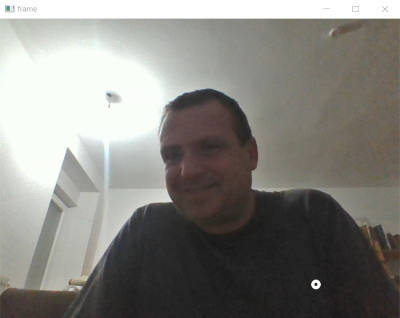
#> input picture img/01-bouncing_ball_and_webcam_image.jpg, 400 x 318 px, given in place of the camera
$ python pongocv.py
#> lines starting #> are read from the running program, lines starting #| are printed output that depends on the picture; after the words box and inside, x2 and y2 are one past the last pixel; in counts of white or black regions, pixels touching at a corner belong together
#!/usr/bin/env python3
# -*- coding: utf-8 -*-
"""
PongOCV

PongOCV is a solo Pong or Breakout alike game using Computer Vision via
live Webcam (e.g. camera from your notebook) to control your paddle.

Third Party Dependencies:
    Computer Vision Library OpenCV, https://opencv.org/

Copyright (c) 2021, Oliver Merkel.
Please see the AUTHORS file for details.
All rights reserved.

Use of this code is governed by a
MIT license that can be found in the LICENSE file.
"""

import cv2

major, minor, patchlevel = cv2.__version__.split(".")
assert major == "4", "Could not import OpenCV version 4"

def callback(x):
    pass

class PongOCV:

    def initUi(self):
        self.cam = cv2.VideoCapture(0)
        self.score = { "font": cv2.FONT_HERSHEY_SIMPLEX,
            "bottomLeft": (10, 40),
            "fontScale": 1,
            "fontColor": (255,255,255),
            "lineType": 2,
            "value": 0 }
        cv2.namedWindow( "Control", cv2.WINDOW_AUTOSIZE )
        cv2.createTrackbar( "lowerHue", "Control", 1, 255, callback)
        cv2.createTrackbar( "upperHue", "Control", 1, 255, callback)
        cv2.createTrackbar( "lowerSat", "Control", 1, 255, callback)
        cv2.createTrackbar( "upperSat", "Control", 1, 255, callback)
        cv2.createTrackbar( "lowerVal", "Control", 1, 255, callback)
        cv2.createTrackbar( "upperVal", "Control", 1, 255, callback)
        """
        blue default paddle control color
        """
        cv2.setTrackbarPos( "lowerHue", "Control", 80 )
        cv2.setTrackbarPos( "upperHue", "Control", 130 )
        cv2.setTrackbarPos( "lowerSat", "Control", 5 )
        cv2.setTrackbarPos( "upperSat", "Control", 100 )
        cv2.setTrackbarPos( "lowerVal", "Control", 125 )
        cv2.setTrackbarPos( "upperVal", "Control", 215 )

    def initCamera(self):
        ret, frame = self.cam.read()
#> frame is the input picture: shape (318, 400, 3); mean B, G, R 127.9, 132.6, 133.9
        self.frameSizeY, self.frameSizeX, frameChannels = frame.shape
#> self.frameSizeY = 318; self.frameSizeX = 400; frameChannels = 3

    def initObjects(self):
        self.ball = { "x": 5, "y": 5, "dx": 5, "dy": 5, "radius": 5 }
        self.paddle = { "x": 40, "y": self.frameSizeY-10, "dx": 5, "dy": 5,
            "sizex": 60, "decay": 20 }

    def release(self):
        self.cam.release()
        cv2.destroyAllWindows()

    def updateObjects(self):
        self.ball["x"] = self.ball["x"] + self.ball["dx"]
        self.ball["y"] = self.ball["y"] + self.ball["dy"]
        if self.ball["x"] < 0 or self.ball["x"] > self.frameSizeX:
            self.ball["dx"] = -self.ball["dx"]
        if self.ball["y"] < 0:
            self.ball["dy"] = -self.ball["dy"]
        if self.ball["y"] > self.frameSizeY:
            self.ball["dy"] = -self.ball["dy"]
        if self.ball["y"] >= self.paddle["y"]:
            self.ball["dy"] = -self.ball["dy"]
            if self.paddle["x"] < self.ball["x"] and \
                self.ball["x"] < self.paddle["x"] + self.paddle["sizex"]:
                self.score["value"] = self.score["value"] + 10

    def drawObjects(self, frame):
        # draw ball
        cv2.circle(frame, ( self.ball["x"], self.ball["y"] ), self.ball["radius"], (255, 255, 255), thickness=3)

        # draw paddle
        cv2.rectangle(frame, (int(self.paddle["x"]), self.paddle["y"]),
             (int(self.paddle["x"]+self.paddle["sizex"]), self.paddle["y"]+5), (255, 255, 255), thickness=3)

        cv2.putText(frame, str(self.score["value"]),
            self.score["bottomLeft"],
            self.score["font"],
            self.score["fontScale"],
            self.score["fontColor"],
            self.score["lineType"])
        cv2.imshow("frame", frame)

    def showTestImage(self):
        ret, frame = self.cam.read()
        frameHSV = frame.copy()
        frameHSV = cv2.cvtColor(frameHSV, cv2.COLOR_BGR2HSV)
#> frameHSV: shape (318, 400, 3); mean H, S, V 34.6, 18.6, 135.3
        y3 = int(self.frameSizeY/3)
#> y3 = 106
        bars = 16
        barwidth = int(self.frameSizeX/bars)
#> barwidth = 25
        for n in range(bars):
            tmp = frameHSV[0:y3, n*barwidth:(n+1)*barwidth]
            tmp[:, :] = (int(256/bars*n), 255, 255)
            tmp = frameHSV[y3:2*y3, n*barwidth:(n+1)*barwidth]
            tmp[:, :] = (130, int(256/bars*n), 255)
            tmp = frameHSV[2*y3:self.frameSizeY, n*barwidth:(n+1)*barwidth]
            tmp[:, :] = (130, 255, int(256/bars*n))
#> tmp: shape (106, 25, 3); mean H, S, V 130, 255, 240
        frameHSV = cv2.cvtColor(frameHSV, cv2.COLOR_HSV2BGR)
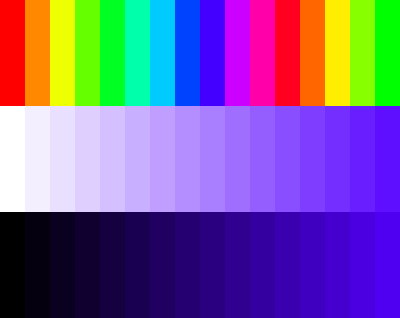
#> frameHSV: shape (318, 400, 3); mean B, G, R 154.7, 92.2, 118.9
        cv2.imshow("Hue Saturation Value - blueish", frameHSV)

    def run(self):
        self.initUi()
        self.initCamera()
        self.initObjects()
        key = 0
        self.showTestImage()
        while key!=27 and self.cam.isOpened():
            ret, frame = self.cam.read()
            # horizontal mirror (notebook webcam and display used like a mirror)
            frameRGB = frame.copy()
            frameRGB = cv2.flip(frame, 1)
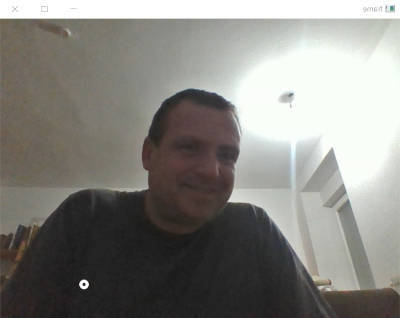
#> frameRGB: shape (318, 400, 3); mean B, G, R 127.9, 132.6, 133.9

            # horizontal mirror (notebook webcam and display used like a mirror)
            frameHSV = frame.copy()
            frameHSV = cv2.flip(frame, 1)
            # convert to HSV to ease filtering for color range
            frameHSV = cv2.cvtColor(frameHSV, cv2.COLOR_BGR2HSV)
#> frameHSV: shape (318, 400, 3); mean H, S, V 34.6, 18.6, 135.3

            poiX, poiY = ( int(self.frameSizeX / 2),  int(self.frameSizeY / 4) )
#> poiX = 200; poiY = 79
            cv2.circle(frameRGB, (poiX, poiY), 5, (255, 255, 255), thickness=1)
#> frameRGB: shape (318, 400, 3); 0.02% of pixels changed, all inside (x1, y1, x2, y2) = (195, 74, 206, 85)
            hsv = frameHSV[poiY, poiX]
#> hsv = [55, 8, 182]
            print("HSV:", hsv)
#| HSV: [ 55   8 182]

            self.targetColor = {
                "lower" : (cv2.getTrackbarPos("lowerHue", "Control"),
                           cv2.getTrackbarPos("lowerSat", "Control"),
                           cv2.getTrackbarPos("lowerVal", "Control")),
                "upper" : (cv2.getTrackbarPos("upperHue", "Control"),
                           cv2.getTrackbarPos("upperSat", "Control"),
                           cv2.getTrackbarPos("upperVal", "Control")) }
            mask = cv2.inRange(frameHSV,
                               self.targetColor['lower'],
                               self.targetColor['upper'])
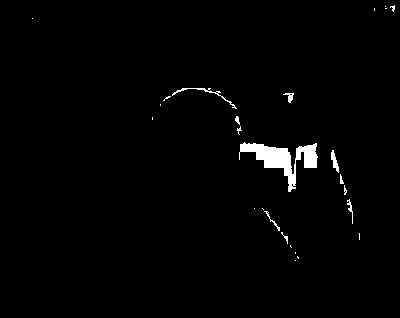
#> mask: shape (318, 400); 1.5% white; 26 white regions (17 under 20 px)

            # get contours in mask holding target color parts
            contours, _ = cv2.findContours(mask, cv2.RETR_EXTERNAL, cv2.CHAIN_APPROX_SIMPLE)
#> contours = 26 contours, 21 with area under 20; largest, box (x1, y1, x2, y2) and area: (239, 142, 318, 192) 1229, (331, 150, 339, 173) 64, (172, 88, 237, 109) 58, (283, 93, 294, 103) 36, (264, 211, 280, 231) 21

            # determine biggest contour in terms of contour area size
            if len(contours) > 0:
                controlObject = max(contours, key=cv2.contourArea)
#> controlObject = contour of 104 points, box (x1, y1, x2, y2) (239, 142, 318, 192), area 1229

                # draw bounding box
                x, y, w, h = cv2.boundingRect(controlObject)
#> x = 239; y = 142; w = 79; h = 50
                cv2.rectangle(frameRGB, (x, y), (x+w, y+h), (255, 255, 255), thickness=3)
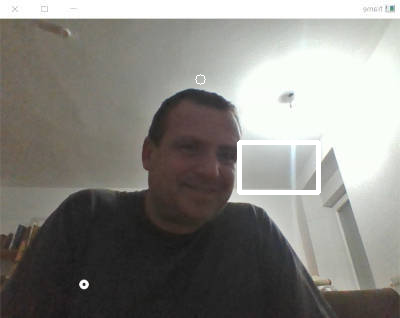
#> frameRGB: shape (318, 400, 3); mean B, G, R 128.6, 133.1, 134.6
                try:
                    paddle_target_x = (x/(self.frameSizeX-w)) * (self.frameSizeX-self.paddle["sizex"])
#> paddle_target_x = 253.1
                    # correction due to integer arithmetics
                    paddle_target_x = paddle_target_x + \
                        self.paddle["decay"] * paddle_target_x / self.frameSizeX
#> paddle_target_x = 265.8
                except ZeroDivisionError:
                    # width of detected colored object covers complete screen width
                    paddle_target_x = 0
                self.paddle["x"] = int(
                    (self.paddle["decay"] * self.paddle["x"] + paddle_target_x) /
                    (self.paddle["decay"] + 1))
            self.updateObjects()
            self.drawObjects( frameRGB )
#> in drawObjects, `cv2.putText(frame, str(self.score["value"]), self.score["bottomLeft"],..`:
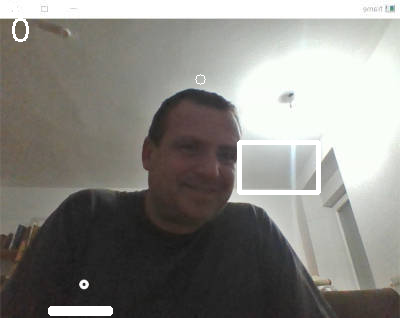
#> frame: shape (318, 400, 3); mean B, G, R 129.9, 134.5, 135.9

            key = cv2.waitKey(1) & 0xff
#> (key Esc is pressed here)
        self.release()

if '__main__' == __name__:
    instance = PongOCV()
    instance.run()

$ run again, on img/02-full_PongOCV_game.jpg
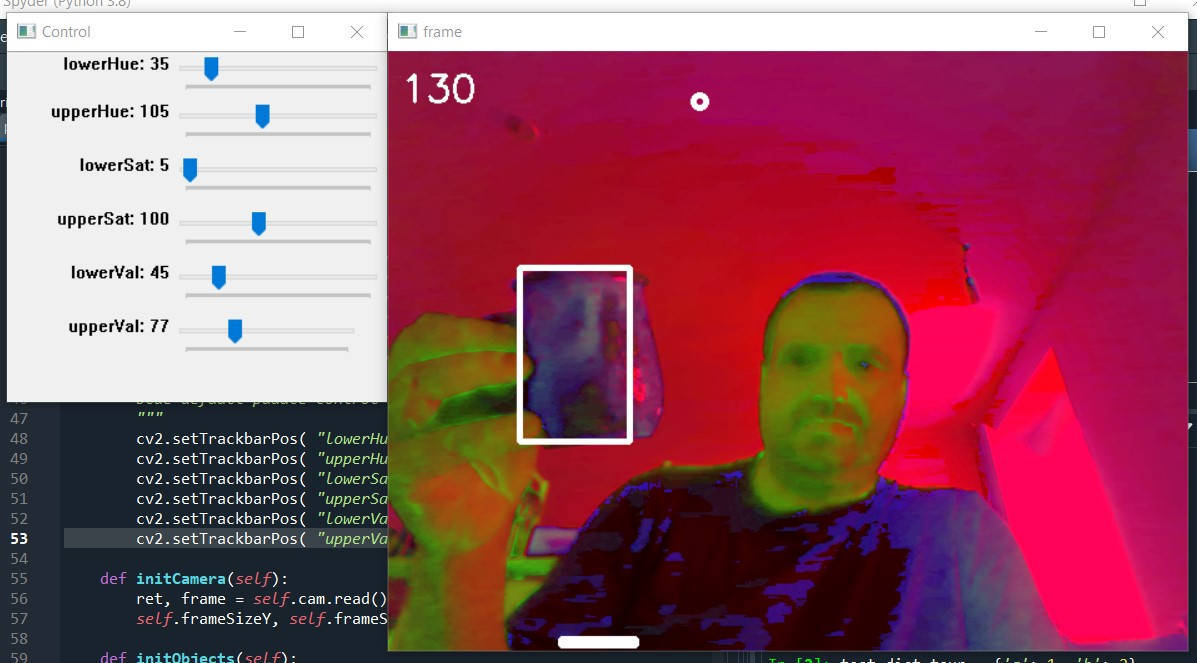
#> input picture img/02-full_PongOCV_game.jpg, 1197 x 663 px, given in place of the camera
#> in initCamera, frame is the input picture: shape (663, 1197, 3); mean B, G, R 99.6, 82.5, 150.4
#> hsv = [176, 241, 161]
#| HSV: [176 241 161]
#> in run, `mask = cv2.inRange(frameHSV, self.targetColor['lower'], self.targetCol..`:
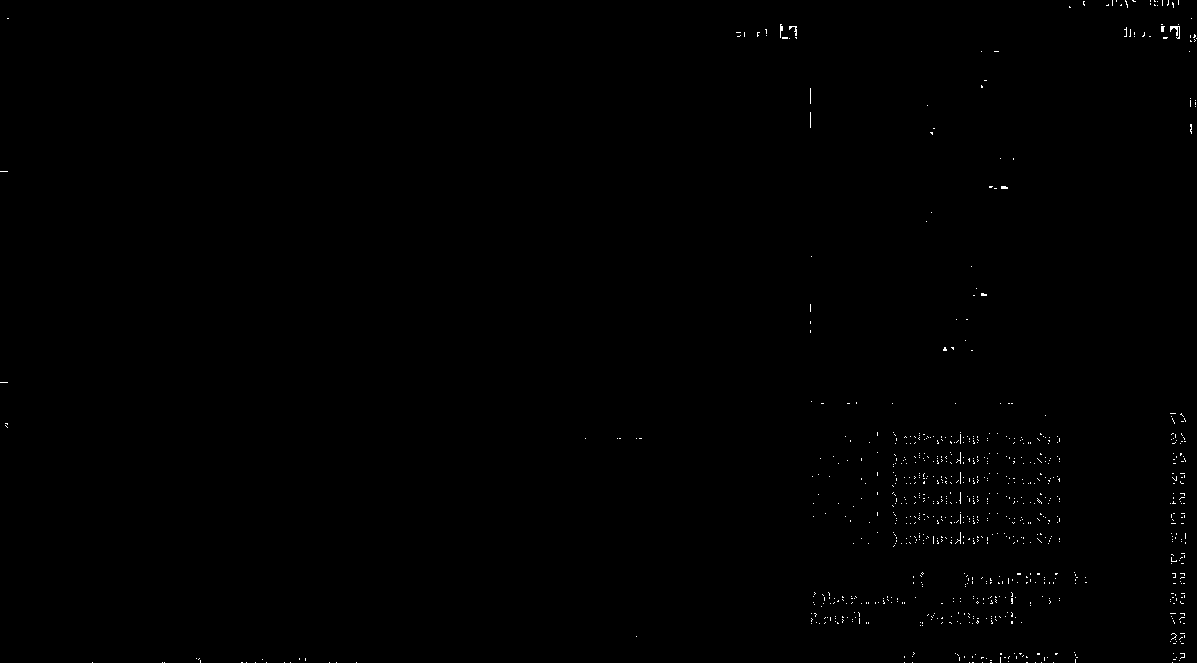
#> mask: shape (663, 1197); 0.27% white in thin lines or dots
#> contours = 854 contours, 853 with area under 20; largest, box (x1, y1, x2, y2) and area: (1170, 26, 1180, 39) 22
#> controlObject = contour of 19 points, box (x1, y1, x2, y2) (1170, 26, 1180, 39), area 22
#> x = 1170; y = 26; w = 10; h = 13
#> in run, `paddle_target_x = (x/(self.frameSizeX-w)) * (self.frameSizeX-self.padd..`: paddle_target_x = 1120.7
#> in run, `paddle_target_x = paddle_target_x + \ self.paddle["decay"] * paddle_ta..`: paddle_target_x = 1139.4
#> in drawObjects, `cv2.rectangle(frame, (int(self.paddle["x"]), self.paddle["y"]), (int(s..`:
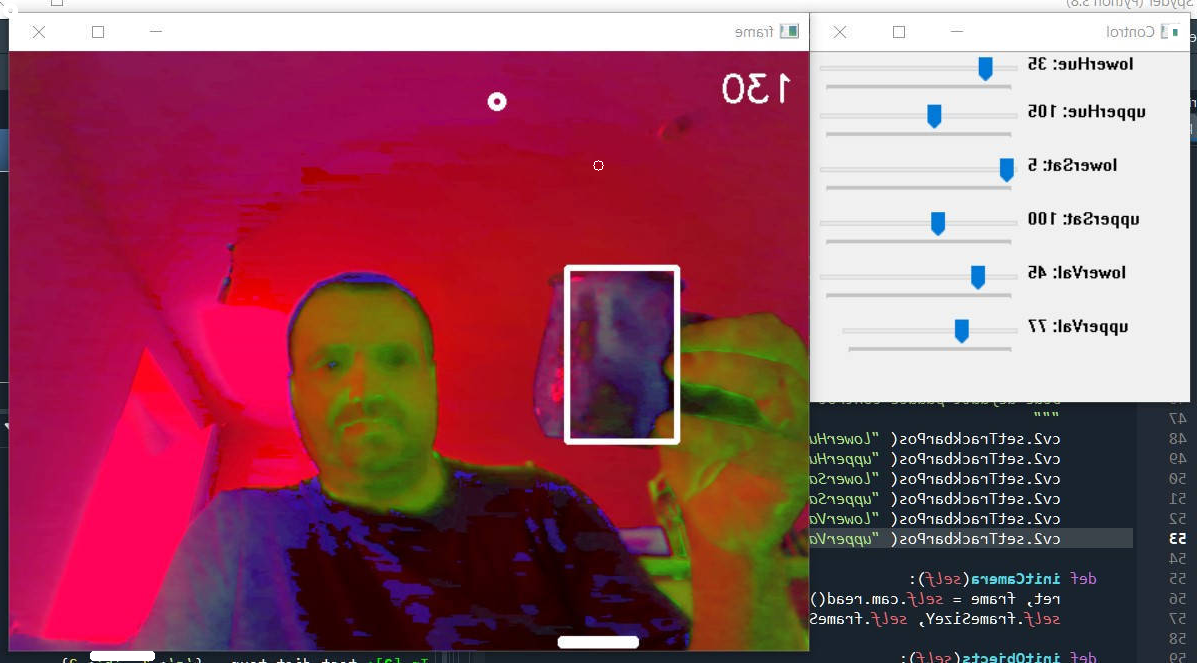
#> frame: shape (663, 1197, 3); mean B, G, R 99.8, 82.7, 150.6

$ run again, on img/02-my_controlling_object.jpg
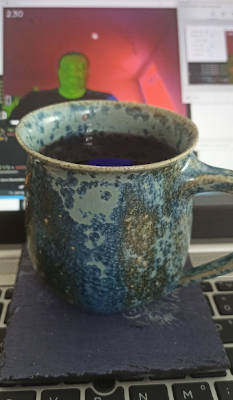
#> input picture img/02-my_controlling_object.jpg, 233 x 400 px, given in place of the camera
#> in initCamera, frame is the input picture: shape (400, 233, 3); mean B, G, R 88.8, 91.5, 100.5
#> hsv = [150, 38, 127]
#| HSV: [150  38 127]
#> in run, `mask = cv2.inRange(frameHSV, self.targetColor['lower'], self.targetCol..`:
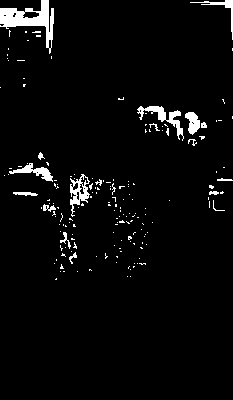
#> mask: shape (400, 233); 3.7% white; 173 white regions (155 under 20 px)
#> contours = 173 contours, 162 with area under 20; largest, box (x1, y1, x2, y2) and area: (0, 0, 54, 54) 988, (70, 174, 90, 217) 364, (137, 106, 184, 141) 318, (9, 163, 53, 182) 227, (185, 112, 200, 135) 189
#> controlObject = contour of 51 points, box (x1, y1, x2, y2) (0, 0, 54, 54), area 988
#> x = 0; w = 54
#> paddle_target_x = 0
#> in drawObjects, `cv2.putText(frame, str(self.score["value"]), self.score["bottomLeft"],..`:
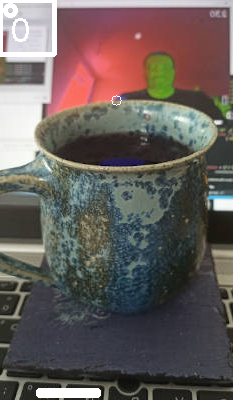
#> frame: shape (400, 233, 3); mean B, G, R 91.1, 93.9, 102.8

$ run again, on img/03-draw RGB.jpg
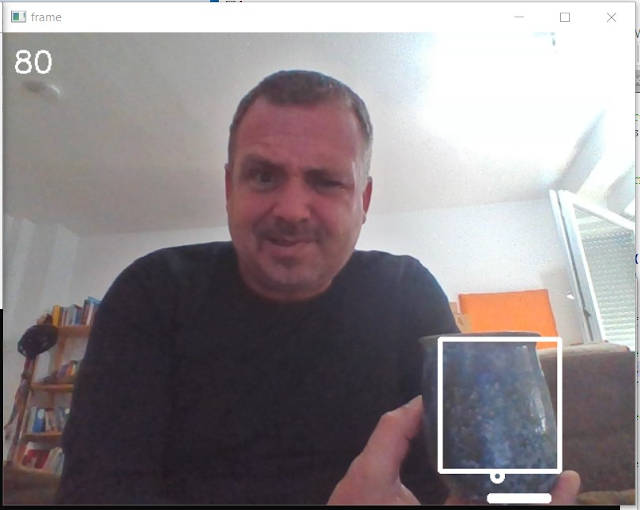
#> input picture img/03-draw RGB.jpg, 640 x 510 px, given in place of the camera
#> in initCamera, frame is the input picture: shape (510, 640, 3); mean B, G, R 137.6, 134.8, 142
#> hsv = [174, 105, 150]
#| HSV: [174 105 150]
#> in run, `mask = cv2.inRange(frameHSV, self.targetColor['lower'], self.targetCol..`:
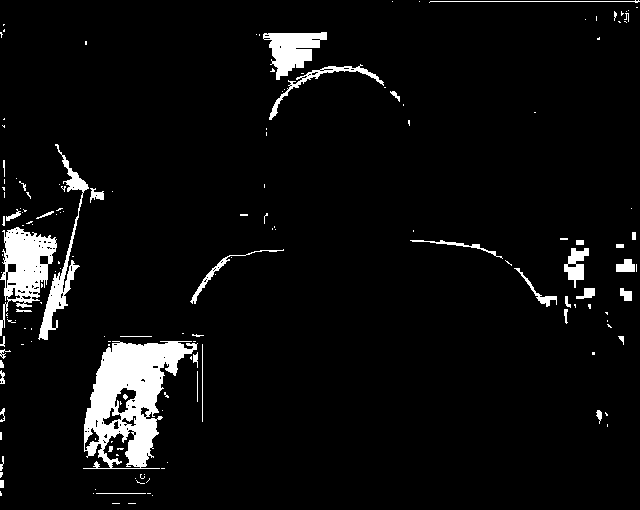
#> mask: shape (510, 640); 5.4% white; 158 white regions (115 under 20 px)
#> contours = 151 contours, 126 with area under 20; largest, box (x1, y1, x2, y2) and area: (83, 341, 198, 469) 8269, (0, 227, 57, 336) 2938, (263, 32, 327, 80) 1543, (38, 144, 89, 340) 1324, (269, 64, 384, 120) 524
#> controlObject = contour of 328 points, box (x1, y1, x2, y2) (83, 341, 198, 469), area 8269
#> x = 83; y = 341; w = 115; h = 128
#> in run, `paddle_target_x = (x/(self.frameSizeX-w)) * (self.frameSizeX-self.padd..`: paddle_target_x = 91.7
#> in run, `paddle_target_x = paddle_target_x + \ self.paddle["decay"] * paddle_ta..`: paddle_target_x = 94.56
#> in drawObjects, `cv2.rectangle(frame, (int(self.paddle["x"]), self.paddle["y"]), (int(s..`:
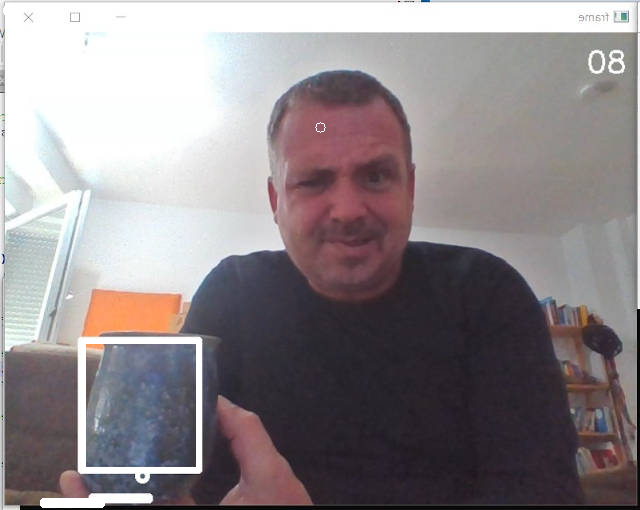
#> frame: shape (510, 640, 3); mean B, G, R 138.5, 135.6, 142.7
